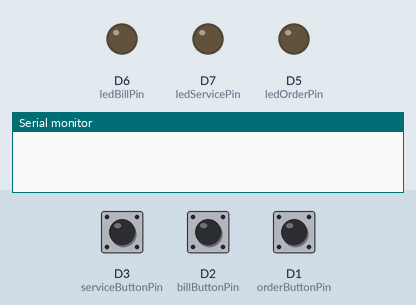
This sketch was run on a simulated ESP8266 (NodeMCU). Shown: output pins drawn as LEDs (lit = HIGH), the last lines printed to the serial monitor. Dashed ring = blinking. The inputs (shaded band) are chosen by the test bench; at power-on: D3 (serviceButtonPin) HIGH, D2 (billButtonPin) HIGH, D1 (orderButtonPin) HIGH.

Above: at 1.2 s.
1.3 s: D3 (serviceButtonPin) pulled LOW for 3.2 s
At 1.7 s:
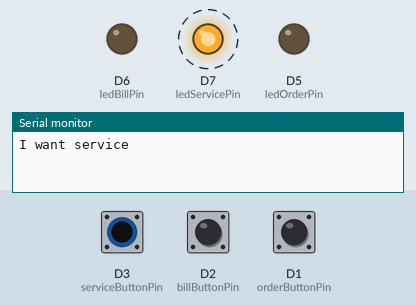
6.0 s: D2 (billButtonPin) pulled LOW for 0.15 s
At 6.4 s:
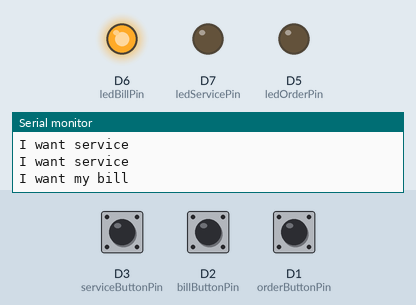
8.0 s: D1 (orderButtonPin) pulled LOW for 0.15 s
At 8.4 s:
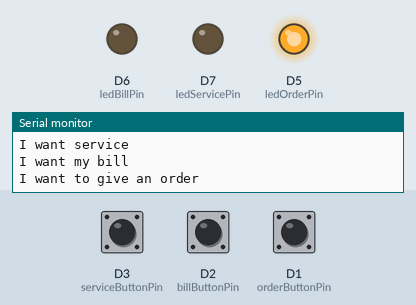
10.0 s: D1 (orderButtonPin) pulled LOW for 3.2 s
At 10.4 s:
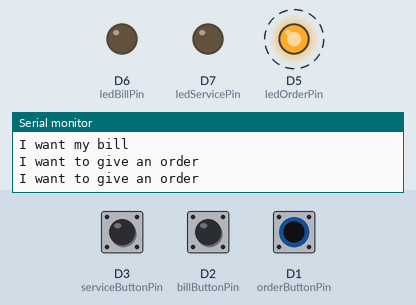
14.7 s: D2 (billButtonPin) pulled LOW for 3.2 s
At 15.1 s:
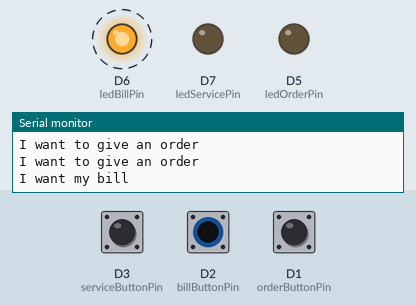
Timing chart, 0 to 18.9 s (numbered marks = the images above; inputs shaded):
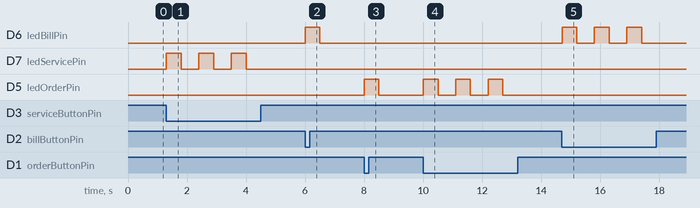

Measured:
- after the input at 1.3 s, D7 (ledServicePin): alternates HIGH for 0.50 s and LOW for 0.60 s, 6 changes in all, then stays LOW, starting at once
- after the input at 6.0 s, D6 (ledBillPin): LOW → HIGH at once, → LOW 0.50 s later
- after the input at 8.0 s, D5 (ledOrderPin): LOW → HIGH at once, → LOW 0.50 s later
- after the input at 10.0 s, D5 (ledOrderPin): alternates HIGH for 0.50 s and LOW for 0.60 s, 6 changes in all, then stays LOW, starting at once
- after the input at 14.7 s, D6 (ledBillPin): alternates HIGH for 0.50 s and LOW for 0.60 s, 6 changes in all, then stays LOW, starting at once

The sketch:

sender.ino
```cpp
#include <ESP8266WiFi.h>
#include <espnow.h>

// Receiver MAC address
uint8_t receiverMAC[] = {0xE8, 0xDB, 0x84, 0xA6, 0xA8, 0xBE};

// Pin definitions
const int orderButtonPin = D1;  // Button for "I want to give an order"
const int billButtonPin = D2;   // Button for "I want my bill"
const int serviceButtonPin = D3; // Button for "I want service"
const int ledOrderPin = D5;     // LED for "I want to give an order"
const int ledBillPin = D6;      // LED for "I want my bill"
const int ledServicePin = D7;   // LED for "I want service"

// Variables
int orderButtonState = 0;
int billButtonState = 0;
int serviceButtonState = 0;

void setup() {
  // Start serial communication
  Serial.begin(115200);

  // Set up the LED pins as outputs
  pinMode(ledOrderPin, OUTPUT);
  pinMode(ledBillPin, OUTPUT);
  pinMode(ledServicePin, OUTPUT);

  // Set up the button pins as inputs
  pinMode(orderButtonPin, INPUT_PULLUP);
  pinMode(billButtonPin, INPUT_PULLUP);
  pinMode(serviceButtonPin, INPUT_PULLUP);

  // Initialize WiFi in Station mode
  WiFi.mode(WIFI_STA);

  // Initialize ESP-NOW
  if (esp_now_init() != 0) {
    Serial.println("Error initializing ESP-NOW");
    return;
  }

  // Add the receiver's MAC address
  if (esp_now_set_self_role(ESP_NOW_ROLE_CONTROLLER) != 0) {
    Serial.println("Failed to set device as controller");
    return;
  }
  if (esp_now_add_peer(receiverMAC, ESP_NOW_ROLE_SLAVE, 0, NULL, 0) != 0) {
    Serial.println("Failed to add peer");
    return;
  }
}

void loop() {
  // Read the button states
  orderButtonState = digitalRead(orderButtonPin);
  billButtonState = digitalRead(billButtonPin);
  serviceButtonState = digitalRead(serviceButtonPin);

  // If "I want to give an order" button is pressed
  if (orderButtonState == LOW) {
    Serial.println("I want to give an order");
    esp_now_send(receiverMAC, (uint8_t *)"I want to give an order", 23);
    digitalWrite(ledOrderPin, HIGH);
    delay(500);
    digitalWrite(ledOrderPin, LOW);
    delay(500);
  }

  // If "I want my bill" button is pressed
  if (billButtonState == LOW) {
    Serial.println("I want my bill");
    esp_now_send(receiverMAC, (uint8_t *)"I want my bill", 14);
    digitalWrite(ledBillPin, HIGH);
    delay(500);
    digitalWrite(ledBillPin, LOW);
    delay(500);
  }

  // If "I want service" button is pressed
  if (serviceButtonState == LOW) {
    Serial.println("I want service");
    esp_now_send(receiverMAC, (uint8_t *)"I want service", 15);
    digitalWrite(ledServicePin, HIGH);
    delay(500);
    digitalWrite(ledServicePin, LOW);
    delay(500);
  }

  delay(100); // Debounce delay
}
```
